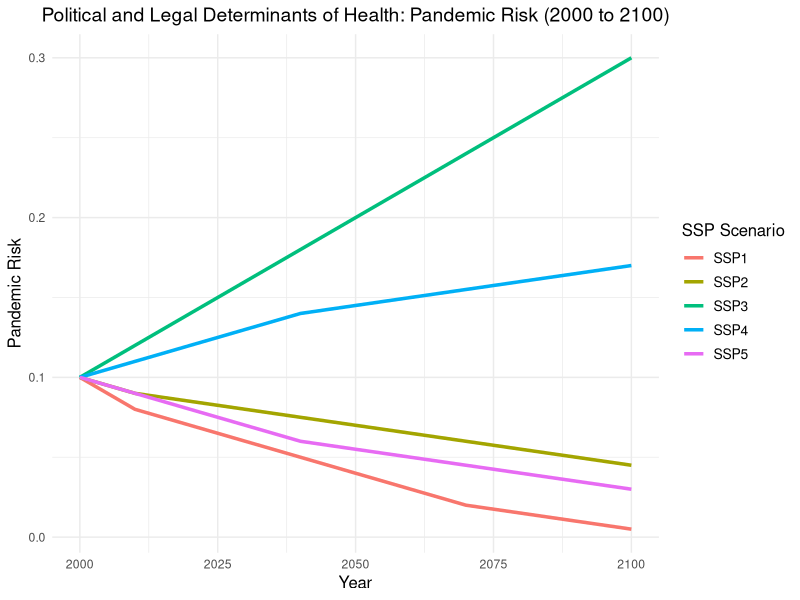

Write the R code that produced this figure.
# Load libraries
library(ggplot2)
library(dplyr)

# Data for pandemic risk based on SSP narratives (may need to be tweaked)
years <- seq(2000, 2100, by = 10)
ssp1 <- c(0.1, 0.08, 0.07, 0.06, 0.05, 0.04, 0.03, 0.02, 0.015, 0.01, 0.005)
ssp2 <- c(0.1, 0.09, 0.085, 0.08, 0.075, 0.07, 0.065, 0.06, 0.055, 0.05, 0.045)
ssp3 <- c(0.1, 0.12, 0.14, 0.16, 0.18, 0.2, 0.22, 0.24, 0.26, 0.28, 0.3)
ssp4 <- c(0.1, 0.11, 0.12, 0.13, 0.14, 0.145, 0.15, 0.155, 0.16, 0.165, 0.17)
ssp5 <- c(0.1, 0.09, 0.08, 0.07, 0.06, 0.055, 0.05, 0.045, 0.04, 0.035, 0.03)

# Create data frame
data <- data.frame(
  Year = rep(years, 5),
  Pandemic_Risk = c(ssp1, ssp2, ssp3, ssp4, ssp5),
  Scenario = factor(rep(c("SSP1", "SSP2", "SSP3", "SSP4", "SSP5"), each = length(years)))
)

# Plot data
ggplot(data, aes(x = Year, y = Pandemic_Risk, color = Scenario)) +
  geom_line(size = 1.2) +
  labs(
    title = "Political and Legal Determinants of Health: Pandemic Risk (2000 to 2100)",
    x = "Year",
    y = "Pandemic Risk",
    color = "SSP Scenario"
  ) +
  theme_minimal() +
  theme(
    plot.title = element_text(hjust = 0.5, size = 14),
    axis.title = element_text(size = 12),
    legend.title = element_text(size = 12),
    legend.text = element_text(size = 10)
  )
